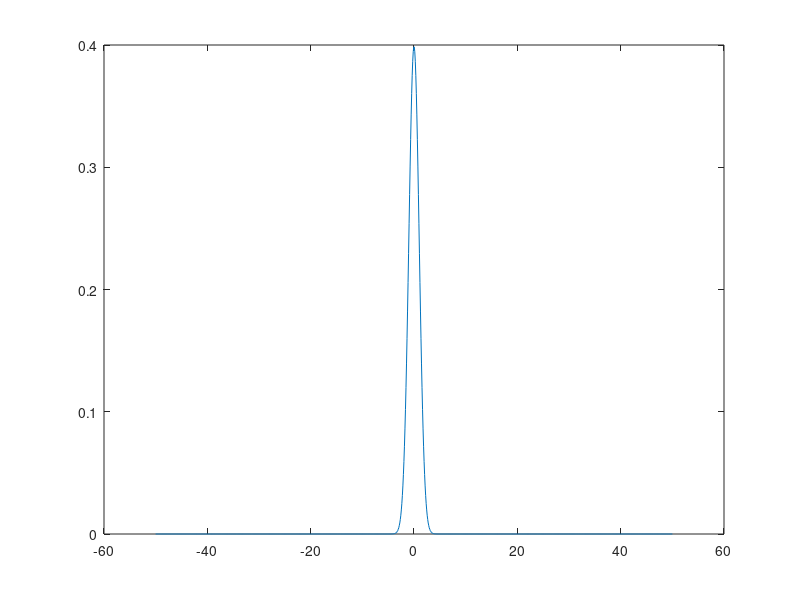

Here is the MATLAB script that generated this plot:
% Gaussian Distribution
close all;
clear;
clc;

k = linspace(-50, 50, 1000);

p = (1/sqrt(2*pi)) .* exp(-(k.^2)/2);
plot(k, p)